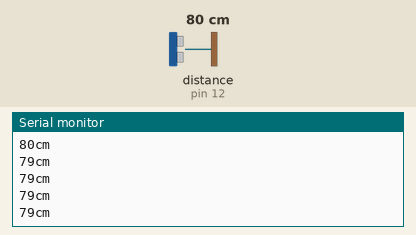
Bench run of a sketch on a simulated Arduino Uno, built with avr-gcc and run on an emulated ATmega328P. Parts: the last lines printed to the serial monitor. Wiring (inferred from the names in the program): ultrasonic range finder: trigger pin 11; echo pin 12. Inputs (shaded band) come from the test bench; at power-on: distance to the obstacle (sensor on pin 12) 80 cm. The echo pulse lasts 58.3 µs per cm.

Above: at 1.2 s.
1.3 s: distance to the obstacle (sensor on pin 12) set to 2 cm
At 1.71 s:
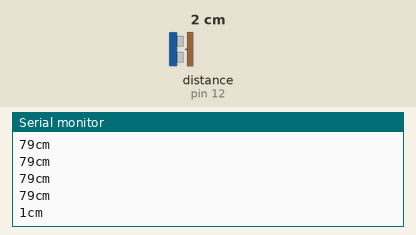
2.8 s: distance to the obstacle (sensor on pin 12) set to 4 cm
At 2.97 s:
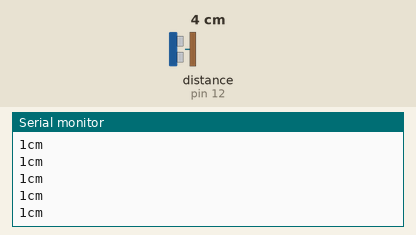
Timing chart, 0 to 5.8 s (numbered marks = the images above; inputs shaded):
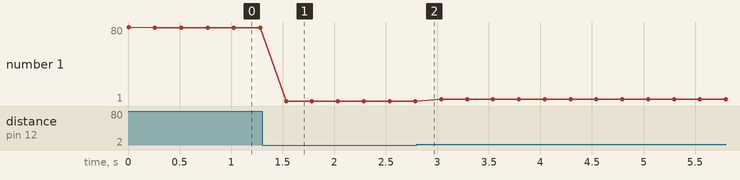

The sketch:

ultrasonic.ino
```cpp
int trigPin = 11;
int echoPin = 12;
long duration, cm ;

void setup() {
Serial.begin (9600);
pinMode(trigPin, OUTPUT);
pinMode(echoPin, INPUT);
}

void loop() {

  digitalWrite(trigPin, LOW);
  delayMicroseconds(5);
  digitalWrite(trigPin, HIGH);
  delayMicroseconds(10);
  digitalWrite(trigPin, LOW);
  duration = pulseIn(echoPin, HIGH);
  cm = (duration/2) / 29.1;
  Serial.print(cm);
  Serial.print("cm");
  Serial.println();

  delay(250);
}
```

Measured:
- after the input at 1.3 s, the serial monitor: prints a new line after 0.23 s (image 1)
- plotted number 1: 79 → 1 after the input at 1.3 s, 1 → 3 after the input at 2.8 s
